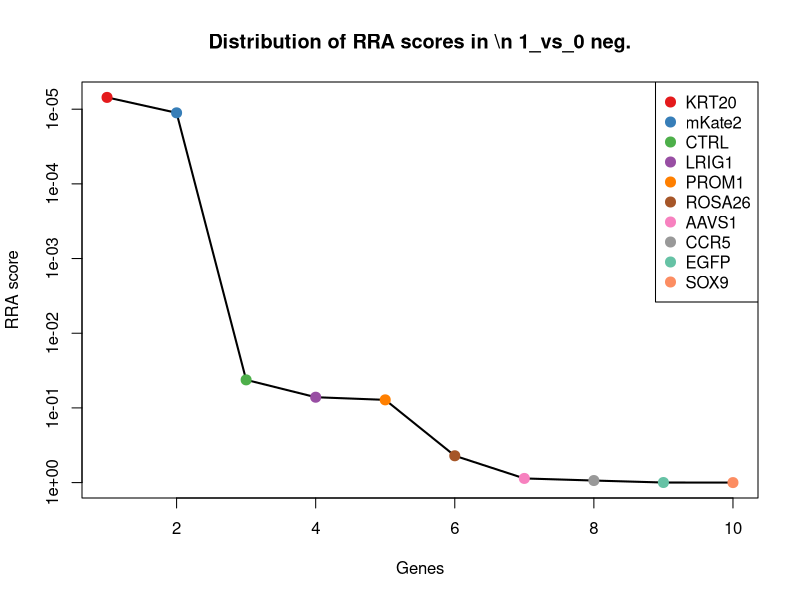
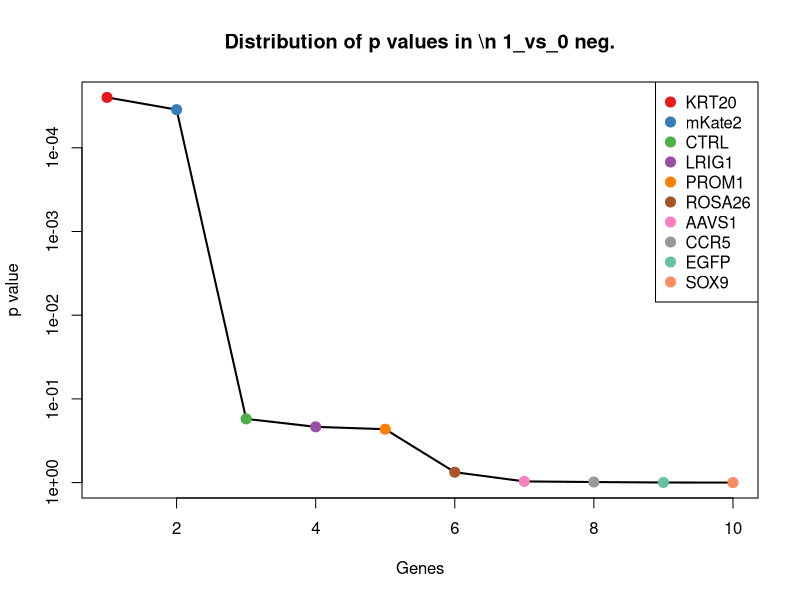
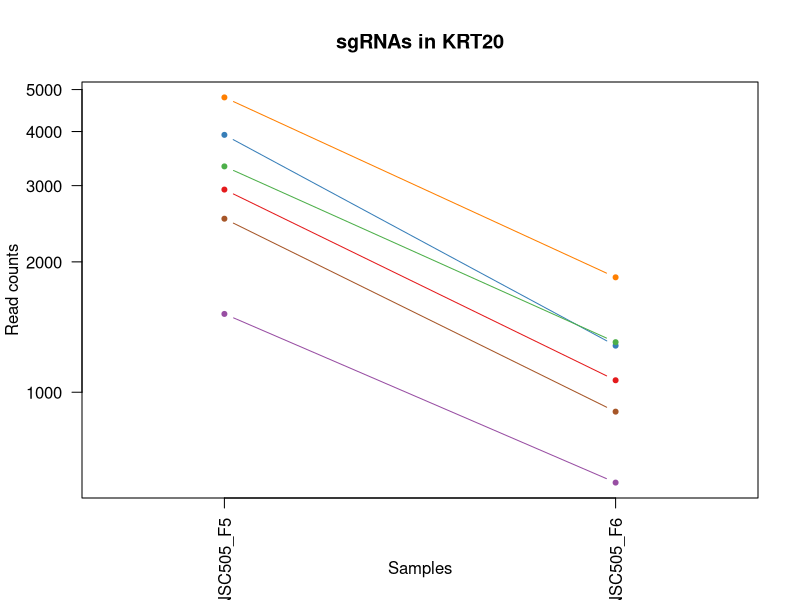
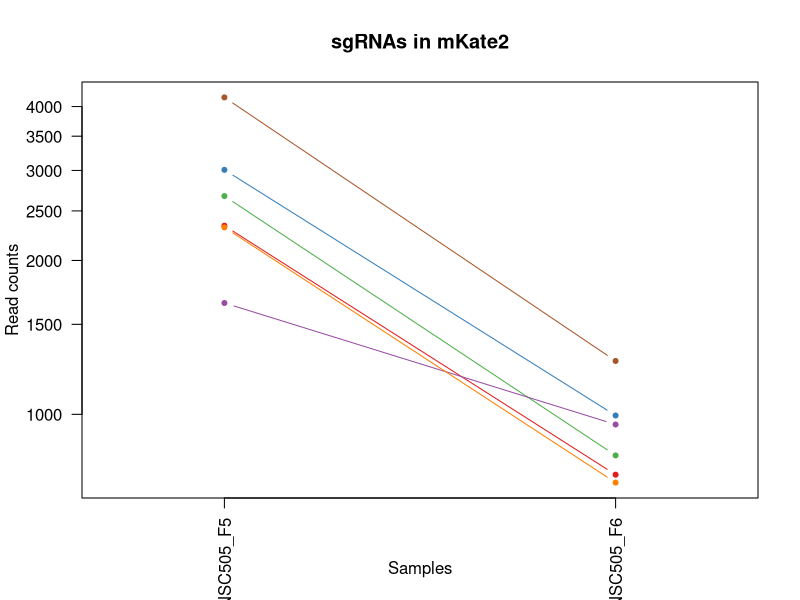
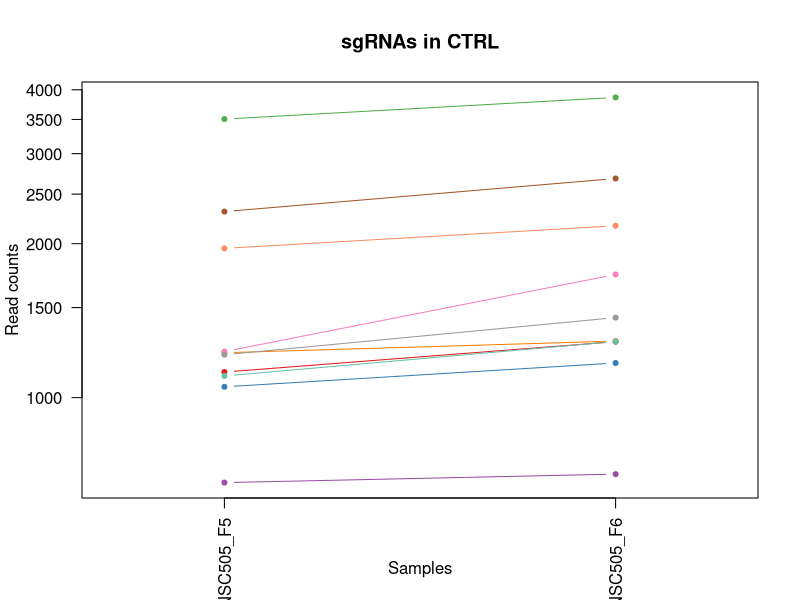
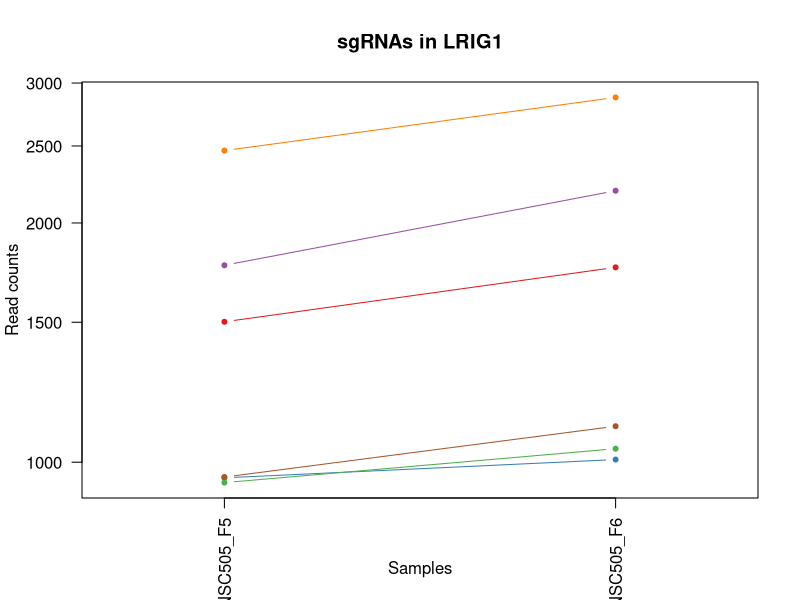
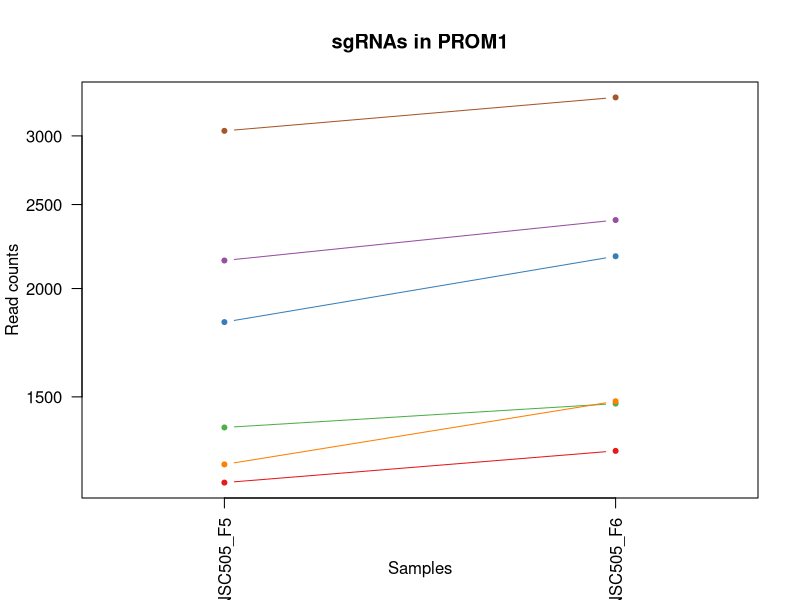
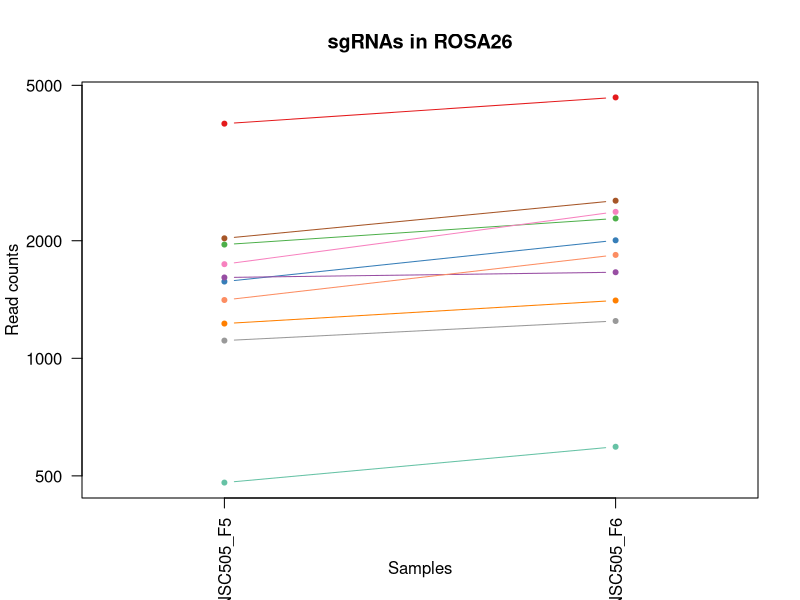

Write the R code that produced these figures, in order. (Note: this script raises an error after producing the figures.)
pdf(file='S5B_c0_t1.pdf',width=4.5,height=4.5);
gstable=read.table('S5B_c0_t1.gene_summary.txt',header=T)
# 
#
# parameters
# Do not modify the variables beginning with "__"

# gstablename='__GENE_SUMMARY_FILE__'
startindex=3
# outputfile='__OUTPUT_FILE__'
targetgenelist=c("KRT20","mKate2","CTRL","LRIG1","PROM1","ROSA26","AAVS1","CCR5","EGFP","SOX9")
# samplelabel=sub('.\\w+.\\w+$','',colnames(gstable)[startindex]);
samplelabel='1_vs_0 neg.'


# You need to write some codes in front of this code:
# gstable=read.table(gstablename,header=T)
# pdf(file=outputfile,width=6,height=6)


# set up color using RColorBrewer
#library(RColorBrewer)
#colors <- brewer.pal(length(targetgenelist), "Set1")

colors=c( "#E41A1C", "#377EB8", "#4DAF4A", "#984EA3", "#FF7F00",  "#A65628", "#F781BF",
          "#999999", "#66C2A5", "#FC8D62", "#8DA0CB", "#E78AC3", "#A6D854", "#FFD92F", "#E5C494", "#B3B3B3", 
          "#8DD3C7", "#FFFFB3", "#BEBADA", "#FB8072", "#80B1D3", "#FDB462", "#B3DE69", "#FCCDE5",
          "#D9D9D9", "#BC80BD", "#CCEBC5", "#FFED6F")

######
# function definition

plotrankedvalues<-function(val, tglist, ...){
  
  plot(val,log='y',ylim=c(max(val),min(val)),type='l',lwd=2, ...)
  if(length(tglist)>0){
    for(i in 1:length(tglist)){
      targetgene=tglist[i];
      tx=which(names(val)==targetgene);ty=val[targetgene];
      points(tx,ty,col=colors[(i %% length(colors)) ],cex=2,pch=20)
      # text(tx+50,ty,targetgene,col=colors[i])
    }
    legend('topright',tglist,pch=20,pt.cex = 2,cex=1,col=colors)
  }
}



plotrandvalues<-function(val,targetgenelist, ...){
  # choose the one with the best distance distribution
  
  mindiffvalue=0;
  randval=val;
  for(i in 1:20){
    randval0=sample(val)
    vindex=sort(which(names(randval0) %in% targetgenelist))
    if(max(vindex)>0.9*length(val)){
      # print('pass...')
      next;
    }
    mindiffind=min(diff(vindex));
    if (mindiffind > mindiffvalue){
      mindiffvalue=mindiffind;
      randval=randval0;
      # print(paste('Diff: ',mindiffvalue))
    }
  }
  plot(randval,log='y',ylim=c(max(randval),min(randval)),pch=20,col='grey', ...)
  
  if(length(targetgenelist)>0){
    for(i in 1:length(targetgenelist)){
      targetgene=targetgenelist[i];
      tx=which(names(randval)==targetgene);ty=randval[targetgene];
      points(tx,ty,col=colors[(i %% length(colors)) ],cex=2,pch=20)
      text(tx+50,ty,targetgene,col=colors[i])
    }
  }
  
}




# set.seed(1235)



pvec=gstable[,startindex]
names(pvec)=gstable[,'id']
pvec=sort(pvec);

plotrankedvalues(pvec,targetgenelist,xlab='Genes',ylab='RRA score',main=paste('Distribution of RRA scores in \\n',samplelabel))

# plotrandvalues(pvec,targetgenelist,xlab='Genes',ylab='RRA score',main=paste('Distribution of RRA scores in \\n',samplelabel))


pvec=gstable[,startindex+1]
names(pvec)=gstable[,'id']
pvec=sort(pvec);

plotrankedvalues(pvec,targetgenelist,xlab='Genes',ylab='p value',main=paste('Distribution of p values in \\n',samplelabel))

# plotrandvalues(pvec,targetgenelist,xlab='Genes',ylab='p value',main=paste('Distribution of p values in \\n',samplelabel))



# you need to write after this code:
# dev.off()






# parameters
# Do not modify the variables beginning with "__"
targetmat=list(c(2936.5987549165634,1064.692720826337),c(3928.604150872718,1280.023832903574),c(3322.0136548906985,1303.9495120232668),c(1515.3813112619403,617.4665649736147),c(4794.692747121414,1841.3570737886782),c(2515.051208069853,900.8938406992085))
targetgene="KRT20"
collabel=c("S37_MNSC505_F5","S38_MNSC505_F6")

# set up color using RColorBrewer
#library(RColorBrewer)
#colors <- brewer.pal(length(targetgenelist), "Set1")

colors=c( "#E41A1C", "#377EB8", "#4DAF4A", "#984EA3", "#FF7F00",  "#A65628", "#F781BF",
          "#999999", "#66C2A5", "#FC8D62", "#8DA0CB", "#E78AC3", "#A6D854", "#FFD92F", "#E5C494", "#B3B3B3", 
          "#8DD3C7", "#FFFFB3", "#BEBADA", "#FB8072", "#80B1D3", "#FDB462", "#B3DE69", "#FCCDE5",
          "#D9D9D9", "#BC80BD", "#CCEBC5", "#FFED6F")


## code

targetmatvec=unlist(targetmat)+1
yrange=range(targetmatvec[targetmatvec>0]);
# yrange[1]=1; # set the minimum value to 1
for(i in 1:length(targetmat)){
  vali=targetmat[[i]]+1;
  if(i==1){
    plot(1:length(vali),vali,type='b',las=1,pch=20,main=paste('sgRNAs in',targetgene),ylab='Read counts',xlab='Samples',xlim=c(0.7,length(vali)+0.3),ylim = yrange,col=colors[(i %% length(colors))],xaxt='n',log='y')
    axis(1,at=1:length(vali),labels=(collabel),las=2)
    # lines(0:100,rep(1,101),col='black');
  }else{
    lines(1:length(vali),vali,type='b',pch=20,col=colors[(i %% length(colors))])
  }
}




# parameters
# Do not modify the variables beginning with "__"
targetmat=list(c(2337.6727597863023,761.0206396917725),c(3006.6741912754974,993.8359018949388),c(2671.6260111843458,830.03702176781),c(1650.057540514266,954.2665095046773),c(2320.153900696569,734.3343052890381),c(4167.298605970336,1270.821648626769))
targetgene="mKate2"
collabel=c("S37_MNSC505_F5","S38_MNSC505_F6")

# set up color using RColorBrewer
#library(RColorBrewer)
#colors <- brewer.pal(length(targetgenelist), "Set1")

colors=c( "#E41A1C", "#377EB8", "#4DAF4A", "#984EA3", "#FF7F00",  "#A65628", "#F781BF",
          "#999999", "#66C2A5", "#FC8D62", "#8DA0CB", "#E78AC3", "#A6D854", "#FFD92F", "#E5C494", "#B3B3B3", 
          "#8DD3C7", "#FFFFB3", "#BEBADA", "#FB8072", "#80B1D3", "#FDB462", "#B3DE69", "#FCCDE5",
          "#D9D9D9", "#BC80BD", "#CCEBC5", "#FFED6F")


## code

targetmatvec=unlist(targetmat)+1
yrange=range(targetmatvec[targetmatvec>0]);
# yrange[1]=1; # set the minimum value to 1
for(i in 1:length(targetmat)){
  vali=targetmat[[i]]+1;
  if(i==1){
    plot(1:length(vali),vali,type='b',las=1,pch=20,main=paste('sgRNAs in',targetgene),ylab='Read counts',xlab='Samples',xlim=c(0.7,length(vali)+0.3),ylim = yrange,col=colors[(i %% length(colors))],xaxt='n',log='y')
    axis(1,at=1:length(vali),labels=(collabel),las=2)
    # lines(0:100,rep(1,101),col='black');
  }else{
    lines(1:length(vali),vali,type='b',pch=20,col=colors[(i %% length(colors))])
  }
}




# parameters
# Do not modify the variables beginning with "__"
targetmat=list(c(1121.2069817429385,1285.545143469657),c(1048.9416879977882,1167.757184726553),c(3504.866746639791,3863.997177830415),c(681.0456471133865,707.6479708863036),c(1223.035350202014,1289.226017180379),c(2310.299542458594,2681.5164982609735),c(1229.604922360664,1740.1330467438233),c(1212.0860632709307,1432.7800918985367),c(1101.4982652669885,1286.4653618973375),c(1957.7325032777092,2167.114397187575))
targetgene="CTRL"
collabel=c("S37_MNSC505_F5","S38_MNSC505_F6")

# set up color using RColorBrewer
#library(RColorBrewer)
#colors <- brewer.pal(length(targetgenelist), "Set1")

colors=c( "#E41A1C", "#377EB8", "#4DAF4A", "#984EA3", "#FF7F00",  "#A65628", "#F781BF",
          "#999999", "#66C2A5", "#FC8D62", "#8DA0CB", "#E78AC3", "#A6D854", "#FFD92F", "#E5C494", "#B3B3B3", 
          "#8DD3C7", "#FFFFB3", "#BEBADA", "#FB8072", "#80B1D3", "#FDB462", "#B3DE69", "#FCCDE5",
          "#D9D9D9", "#BC80BD", "#CCEBC5", "#FFED6F")


## code

targetmatvec=unlist(targetmat)+1
yrange=range(targetmatvec[targetmatvec>0]);
# yrange[1]=1; # set the minimum value to 1
for(i in 1:length(targetmat)){
  vali=targetmat[[i]]+1;
  if(i==1){
    plot(1:length(vali),vali,type='b',las=1,pch=20,main=paste('sgRNAs in',targetgene),ylab='Read counts',xlab='Samples',xlim=c(0.7,length(vali)+0.3),ylim = yrange,col=colors[(i %% length(colors))],xaxt='n',log='y')
    axis(1,at=1:length(vali),labels=(collabel),las=2)
    # lines(0:100,rep(1,101),col='black');
  }else{
    lines(1:length(vali),vali,type='b',pch=20,col=colors[(i %% length(colors))])
  }
}




# parameters
# Do not modify the variables beginning with "__"
targetmat=list(c(1501.147238251532,1757.617196869753),c(954.7778203904711,1006.7189598824658),c(941.638676073171,1038.9266048512832),c(1768.3098393699665,2194.7209500179897),c(2465.7794168799783,2876.6028049292395),c(956.9676777766878,1108.8632053550011))
targetgene="LRIG1"
collabel=c("S37_MNSC505_F5","S38_MNSC505_F6")

# set up color using RColorBrewer
#library(RColorBrewer)
#colors <- brewer.pal(length(targetgenelist), "Set1")

colors=c( "#E41A1C", "#377EB8", "#4DAF4A", "#984EA3", "#FF7F00",  "#A65628", "#F781BF",
          "#999999", "#66C2A5", "#FC8D62", "#8DA0CB", "#E78AC3", "#A6D854", "#FFD92F", "#E5C494", "#B3B3B3", 
          "#8DD3C7", "#FFFFB3", "#BEBADA", "#FB8072", "#80B1D3", "#FDB462", "#B3DE69", "#FCCDE5",
          "#D9D9D9", "#BC80BD", "#CCEBC5", "#FFED6F")


## code

targetmatvec=unlist(targetmat)+1
yrange=range(targetmatvec[targetmatvec>0]);
# yrange[1]=1; # set the minimum value to 1
for(i in 1:length(targetmat)){
  vali=targetmat[[i]]+1;
  if(i==1){
    plot(1:length(vali),vali,type='b',las=1,pch=20,main=paste('sgRNAs in',targetgene),ylab='Read counts',xlab='Samples',xlim=c(0.7,length(vali)+0.3),ylim = yrange,col=colors[(i %% length(colors))],xaxt='n',log='y')
    axis(1,at=1:length(vali),labels=(collabel),las=2)
    # lines(0:100,rep(1,101),col='black');
  }else{
    lines(1:length(vali),vali,type='b',pch=20,col=colors[(i %% length(colors))])
  }
}




# parameters
# Do not modify the variables beginning with "__"
targetmat=list(c(1193.4722754880888,1298.4282014571838),c(1828.530917490925,2178.157018319741),c(1381.800010702723,1472.3494842887983),c(2153.7247393441016,2398.08922253538),c(1252.5984249159392,1481.5516685656032),c(3039.5220520687476,3321.988523926601))
targetgene="PROM1"
collabel=c("S37_MNSC505_F5","S38_MNSC505_F6")

# set up color using RColorBrewer
#library(RColorBrewer)
#colors <- brewer.pal(length(targetgenelist), "Set1")

colors=c( "#E41A1C", "#377EB8", "#4DAF4A", "#984EA3", "#FF7F00",  "#A65628", "#F781BF",
          "#999999", "#66C2A5", "#FC8D62", "#8DA0CB", "#E78AC3", "#A6D854", "#FFD92F", "#E5C494", "#B3B3B3", 
          "#8DD3C7", "#FFFFB3", "#BEBADA", "#FB8072", "#80B1D3", "#FDB462", "#B3DE69", "#FCCDE5",
          "#D9D9D9", "#BC80BD", "#CCEBC5", "#FFED6F")


## code

targetmatvec=unlist(targetmat)+1
yrange=range(targetmatvec[targetmatvec>0]);
# yrange[1]=1; # set the minimum value to 1
for(i in 1:length(targetmat)){
  vali=targetmat[[i]]+1;
  if(i==1){
    plot(1:length(vali),vali,type='b',las=1,pch=20,main=paste('sgRNAs in',targetgene),ylab='Read counts',xlab='Samples',xlim=c(0.7,length(vali)+0.3),ylim = yrange,col=colors[(i %% length(colors))],xaxt='n',log='y')
    axis(1,at=1:length(vali),labels=(collabel),las=2)
    # lines(0:100,rep(1,101),col='black');
  }else{
    lines(1:length(vali),vali,type='b',pch=20,col=colors[(i %% length(colors))])
  }
}




# parameters
# Do not modify the variables beginning with "__"
targetmat=list(c(3987.7303003005686,4655.385025635644),c(1571.2226746104657,2004.2357354881265),c(1954.447717198384,2279.3810453645956),c(1609.5451788692574,1660.07404353562),c(1226.320136281339,1405.1735390681217),c(2027.8079396366427,2531.5208945490526),c(1740.936622042258,2370.4826697049652),c(1109.1627661187467,1245.0555326517149),c(479.5787675814522,592.6206674262413),c(1409.1732280304316,1838.5964185056368))
targetgene="ROSA26"
collabel=c("S37_MNSC505_F5","S38_MNSC505_F6")

# set up color using RColorBrewer
#library(RColorBrewer)
#colors <- brewer.pal(length(targetgenelist), "Set1")

colors=c( "#E41A1C", "#377EB8", "#4DAF4A", "#984EA3", "#FF7F00",  "#A65628", "#F781BF",
          "#999999", "#66C2A5", "#FC8D62", "#8DA0CB", "#E78AC3", "#A6D854", "#FFD92F", "#E5C494", "#B3B3B3", 
          "#8DD3C7", "#FFFFB3", "#BEBADA", "#FB8072", "#80B1D3", "#FDB462", "#B3DE69", "#FCCDE5",
          "#D9D9D9", "#BC80BD", "#CCEBC5", "#FFED6F")


## code

targetmatvec=unlist(targetmat)+1
yrange=range(targetmatvec[targetmatvec>0]);
# yrange[1]=1; # set the minimum value to 1
for(i in 1:length(targetmat)){
  vali=targetmat[[i]]+1;
  if(i==1){
    plot(1:length(vali),vali,type='b',las=1,pch=20,main=paste('sgRNAs in',targetgene),ylab='Read counts',xlab='Samples',xlim=c(0.7,length(vali)+0.3),ylim = yrange,col=colors[(i %% length(colors))],xaxt='n',log='y')
    axis(1,at=1:length(vali),labels=(collabel),las=2)
    # lines(0:100,rep(1,101),col='black');
  }else{
    lines(1:length(vali),vali,type='b',pch=20,col=colors[(i %% length(colors))])
  }
}




# parameters
# Do not modify the variables beginning with "__"
targetmat=list(c(1535.0900277378905,2000.5548617774045),c(1265.7375692332391,1619.584432717678),c(1177.0483450914637,1500.8762555468936),c(665.7166454098698,790.4676293775485),c(1162.8142720810554,1396.8915732189973),c(520.0911292264608,540.1682170484528),c(910.9806726661376,1163.1560925881506),c(1796.7779853907832,2370.4826697049652),c(567.1730630301192,654.2753020808348),c(629.5839985372946,777.5845713900216))
targetgene="AAVS1"
collabel=c("S37_MNSC505_F5","S38_MNSC505_F6")

# set up color using RColorBrewer
#library(RColorBrewer)
#colors <- brewer.pal(length(targetgenelist), "Set1")

colors=c( "#E41A1C", "#377EB8", "#4DAF4A", "#984EA3", "#FF7F00",  "#A65628", "#F781BF",
          "#999999", "#66C2A5", "#FC8D62", "#8DA0CB", "#E78AC3", "#A6D854", "#FFD92F", "#E5C494", "#B3B3B3", 
          "#8DD3C7", "#FFFFB3", "#BEBADA", "#FB8072", "#80B1D3", "#FDB462", "#B3DE69", "#FCCDE5",
          "#D9D9D9", "#BC80BD", "#CCEBC5", "#FFED6F")


## code

targetmatvec=unlist(targetmat)+1
yrange=range(targetmatvec[targetmatvec>0]);
# yrange[1]=1; # set the minimum value to 1
for(i in 1:length(targetmat)){
  vali=targetmat[[i]]+1;
  if(i==1){
    plot(1:length(vali),vali,type='b',las=1,pch=20,main=paste('sgRNAs in',targetgene),ylab='Read counts',xlab='Samples',xlim=c(0.7,length(vali)+0.3),ylim = yrange,col=colors[(i %% length(colors))],xaxt='n',log='y')
    axis(1,at=1:length(vali),labels=(collabel),las=2)
    # lines(0:100,rep(1,101),col='black');
  }else{
    lines(1:length(vali),vali,type='b',pch=20,col=colors[(i %% length(colors))])
  }
}




# parameters
# Do not modify the variables beginning with "__"
targetmat=list(c(863.898738862479,1133.7091029023745),c(1616.1147510279075,1901.1712715879107),c(855.1393093176123,1026.9637652914369),c(664.6217167167614,888.0107827116814),c(958.0626064697962,1124.5069186255696),c(1237.2694232124225,1522.041279383545),c(1874.5179226014754,2430.2968675041975),c(1178.143273784572,1482.4718869932838),c(720.4630800652867,970.8304412029263),c(1295.3006439471644,1379.4074230930678))
targetgene="CCR5"
collabel=c("S37_MNSC505_F5","S38_MNSC505_F6")

# set up color using RColorBrewer
#library(RColorBrewer)
#colors <- brewer.pal(length(targetgenelist), "Set1")

colors=c( "#E41A1C", "#377EB8", "#4DAF4A", "#984EA3", "#FF7F00",  "#A65628", "#F781BF",
          "#999999", "#66C2A5", "#FC8D62", "#8DA0CB", "#E78AC3", "#A6D854", "#FFD92F", "#E5C494", "#B3B3B3", 
          "#8DD3C7", "#FFFFB3", "#BEBADA", "#FB8072", "#80B1D3", "#FDB462", "#B3DE69", "#FCCDE5",
          "#D9D9D9", "#BC80BD", "#CCEBC5", "#FFED6F")


## code

targetmatvec=unlist(targetmat)+1
yrange=range(targetmatvec[targetmatvec>0]);
# yrange[1]=1; # set the minimum value to 1
for(i in 1:length(targetmat)){
  vali=targetmat[[i]]+1;
  if(i==1){
    plot(1:length(vali),vali,type='b',las=1,pch=20,main=paste('sgRNAs in',targetgene),ylab='Read counts',xlab='Samples',xlim=c(0.7,length(vali)+0.3),ylim = yrange,col=colors[(i %% length(colors))],xaxt='n',log='y')
    axis(1,at=1:length(vali),labels=(collabel),las=2)
    # lines(0:100,rep(1,101),col='black');
  }else{
    lines(1:length(vali),vali,type='b',pch=20,col=colors[(i %% length(colors))])
  }
}




# parameters
# Do not modify the variables beginning with "__"
targetmat=list(c(1414.6478714959733,1752.0958863036699),c(1677.4307578419744,2142.2684996402013),c(790.5385164242203,1203.6457034060925),c(874.8480257935623,1149.352816172943),c(1573.4125319966822,1978.4696195130725),c(1677.4307578419744,2240.731871402015))
targetgene="EGFP"
collabel=c("S37_MNSC505_F5","S38_MNSC505_F6")

# set up color using RColorBrewer
#library(RColorBrewer)
#colors <- brewer.pal(length(targetgenelist), "Set1")

colors=c( "#E41A1C", "#377EB8", "#4DAF4A", "#984EA3", "#FF7F00",  "#A65628", "#F781BF",
          "#999999", "#66C2A5", "#FC8D62", "#8DA0CB", "#E78AC3", "#A6D854", "#FFD92F", "#E5C494", "#B3B3B3", 
          "#8DD3C7", "#FFFFB3", "#BEBADA", "#FB8072", "#80B1D3", "#FDB462", "#B3DE69", "#FCCDE5",
          "#D9D9D9", "#BC80BD", "#CCEBC5", "#FFED6F")


## code

targetmatvec=unlist(targetmat)+1
yrange=range(targetmatvec[targetmatvec>0]);
# yrange[1]=1; # set the minimum value to 1
for(i in 1:length(targetmat)){
  vali=targetmat[[i]]+1;
  if(i==1){
    plot(1:length(vali),vali,type='b',las=1,pch=20,main=paste('sgRNAs in',targetgene),ylab='Read counts',xlab='Samples',xlim=c(0.7,length(vali)+0.3),ylim = yrange,col=colors[(i %% length(colors))],xaxt='n',log='y')
    axis(1,at=1:length(vali),labels=(collabel),las=2)
    # lines(0:100,rep(1,101),col='black');
  }else{
    lines(1:length(vali),vali,type='b',pch=20,col=colors[(i %% length(colors))])
  }
}




# parameters
# Do not modify the variables beginning with "__"
targetmat=list(c(1094.9286931083384,2269.25864266011),c(794.9182311966537,1907.6128005816743),c(753.3109408585368,1382.1680783761094),c(614.2549968337778,1224.810727242744),c(982.1510377181795,2420.174464799712),c(1911.7454981671588,3529.0376701547134))
targetgene="SOX9"
collabel=c("S37_MNSC505_F5","S38_MNSC505_F6")

# set up color using RColorBrewer
#library(RColorBrewer)
#colors <- brewer.pal(length(targetgenelist), "Set1")

colors=c( "#E41A1C", "#377EB8", "#4DAF4A", "#984EA3", "#FF7F00",  "#A65628", "#F781BF",
          "#999999", "#66C2A5", "#FC8D62", "#8DA0CB", "#E78AC3", "#A6D854", "#FFD92F", "#E5C494", "#B3B3B3", 
          "#8DD3C7", "#FFFFB3", "#BEBADA", "#FB8072", "#80B1D3", "#FDB462", "#B3DE69", "#FCCDE5",
          "#D9D9D9", "#BC80BD", "#CCEBC5", "#FFED6F")


## code

targetmatvec=unlist(targetmat)+1
yrange=range(targetmatvec[targetmatvec>0]);
# yrange[1]=1; # set the minimum value to 1
for(i in 1:length(targetmat)){
  vali=targetmat[[i]]+1;
  if(i==1){
    plot(1:length(vali),vali,type='b',las=1,pch=20,main=paste('sgRNAs in',targetgene),ylab='Read counts',xlab='Samples',xlim=c(0.7,length(vali)+0.3),ylim = yrange,col=colors[(i %% length(colors))],xaxt='n',log='y')
    axis(1,at=1:length(vali),labels=(collabel),las=2)
    # lines(0:100,rep(1,101),col='black');
  }else{
    lines(1:length(vali),vali,type='b',pch=20,col=colors[(i %% length(colors))])
  }
}



# 
#
# parameters
# Do not modify the variables beginning with "__"

# gstablename='__GENE_SUMMARY_FILE__'
startindex=9
# outputfile='__OUTPUT_FILE__'
targetgenelist=c("SOX9","EGFP","CTRL","CCR5","ROSA26","AAVS1","LRIG1","PROM1","mKate2","KRT20")
# samplelabel=sub('.\\w+.\\w+$','',colnames(gstable)[startindex]);
samplelabel='1_vs_0 pos.'


# You need to write some codes in front of this code:
# gstable=read.table(gstablename,header=T)
# pdf(file=outputfile,width=6,height=6)


# set up color using RColorBrewer
#library(RColorBrewer)
#colors <- brewer.pal(length(targetgenelist), "Set1")

colors=c( "#E41A1C", "#377EB8", "#4DAF4A", "#984EA3", "#FF7F00",  "#A65628", "#F781BF",
          "#999999", "#66C2A5", "#FC8D62", "#8DA0CB", "#E78AC3", "#A6D854", "#FFD92F", "#E5C494", "#B3B3B3", 
          "#8DD3C7", "#FFFFB3", "#BEBADA", "#FB8072", "#80B1D3", "#FDB462", "#B3DE69", "#FCCDE5",
          "#D9D9D9", "#BC80BD", "#CCEBC5", "#FFED6F")

######
# function definition

plotrankedvalues<-function(val, tglist, ...){
  
  plot(val,log='y',ylim=c(max(val),min(val)),type='l',lwd=2, ...)
  if(length(tglist)>0){
    for(i in 1:length(tglist)){
      targetgene=tglist[i];
      tx=which(names(val)==targetgene);ty=val[targetgene];
      points(tx,ty,col=colors[(i %% length(colors)) ],cex=2,pch=20)
      # text(tx+50,ty,targetgene,col=colors[i])
    }
    legend('topright',tglist,pch=20,pt.cex = 2,cex=1,col=colors)
  }
}



plotrandvalues<-function(val,targetgenelist, ...){
  # choose the one with the best distance distribution
  
  mindiffvalue=0;
  randval=val;
  for(i in 1:20){
    randval0=sample(val)
    vindex=sort(which(names(randval0) %in% targetgenelist))
    if(max(vindex)>0.9*length(val)){
      # print('pass...')
      next;
    }
    mindiffind=min(diff(vindex));
    if (mindiffind > mindiffvalue){
      mindiffvalue=mindiffind;
      randval=randval0;
      # print(paste('Diff: ',mindiffvalue))
    }
  }
  plot(randval,log='y',ylim=c(max(randval),min(randval)),pch=20,col='grey', ...)
  
  if(length(targetgenelist)>0){
    for(i in 1:length(targetgenelist)){
      targetgene=targetgenelist[i];
      tx=which(names(randval)==targetgene);ty=randval[targetgene];
      points(tx,ty,col=colors[(i %% length(colors)) ],cex=2,pch=20)
      text(tx+50,ty,targetgene,col=colors[i])
    }
  }
  
}




# set.seed(1235)



pvec=gstable[,startindex]
names(pvec)=gstable[,'id']
pvec=sort(pvec);

plotrankedvalues(pvec,targetgenelist,xlab='Genes',ylab='RRA score',main=paste('Distribution of RRA scores in \\n',samplelabel))

# plotrandvalues(pvec,targetgenelist,xlab='Genes',ylab='RRA score',main=paste('Distribution of RRA scores in \\n',samplelabel))


pvec=gstable[,startindex+1]
names(pvec)=gstable[,'id']
pvec=sort(pvec);

plotrankedvalues(pvec,targetgenelist,xlab='Genes',ylab='p value',main=paste('Distribution of p values in \\n',samplelabel))

# plotrandvalues(pvec,targetgenelist,xlab='Genes',ylab='p value',main=paste('Distribution of p values in \\n',samplelabel))



# you need to write after this code:
# dev.off()






# parameters
# Do not modify the variables beginning with "__"
targetmat=list(c(1094.9286931083384,2269.25864266011),c(794.9182311966537,1907.6128005816743),c(753.3109408585368,1382.1680783761094),c(614.2549968337778,1224.810727242744),c(982.1510377181795,2420.174464799712),c(1911.7454981671588,3529.0376701547134))
targetgene="SOX9"
collabel=c("S37_MNSC505_F5","S38_MNSC505_F6")

# set up color using RColorBrewer
#library(RColorBrewer)
#colors <- brewer.pal(length(targetgenelist), "Set1")

colors=c( "#E41A1C", "#377EB8", "#4DAF4A", "#984EA3", "#FF7F00",  "#A65628", "#F781BF",
          "#999999", "#66C2A5", "#FC8D62", "#8DA0CB", "#E78AC3", "#A6D854", "#FFD92F", "#E5C494", "#B3B3B3", 
          "#8DD3C7", "#FFFFB3", "#BEBADA", "#FB8072", "#80B1D3", "#FDB462", "#B3DE69", "#FCCDE5",
          "#D9D9D9", "#BC80BD", "#CCEBC5", "#FFED6F")


## code

targetmatvec=unlist(targetmat)+1
yrange=range(targetmatvec[targetmatvec>0]);
# yrange[1]=1; # set the minimum value to 1
for(i in 1:length(targetmat)){
  vali=targetmat[[i]]+1;
  if(i==1){
    plot(1:length(vali),vali,type='b',las=1,pch=20,main=paste('sgRNAs in',targetgene),ylab='Read counts',xlab='Samples',xlim=c(0.7,length(vali)+0.3),ylim = yrange,col=colors[(i %% length(colors))],xaxt='n',log='y')
    axis(1,at=1:length(vali),labels=(collabel),las=2)
    # lines(0:100,rep(1,101),col='black');
  }else{
    lines(1:length(vali),vali,type='b',pch=20,col=colors[(i %% length(colors))])
  }
}




# parameters
# Do not modify the variables beginning with "__"
targetmat=list(c(1414.6478714959733,1752.0958863036699),c(1677.4307578419744,2142.2684996402013),c(790.5385164242203,1203.6457034060925),c(874.8480257935623,1149.352816172943),c(1573.4125319966822,1978.4696195130725),c(1677.4307578419744,2240.731871402015))
targetgene="EGFP"
collabel=c("S37_MNSC505_F5","S38_MNSC505_F6")

# set up color using RColorBrewer
#library(RColorBrewer)
#colors <- brewer.pal(length(targetgenelist), "Set1")

colors=c( "#E41A1C", "#377EB8", "#4DAF4A", "#984EA3", "#FF7F00",  "#A65628", "#F781BF",
          "#999999", "#66C2A5", "#FC8D62", "#8DA0CB", "#E78AC3", "#A6D854", "#FFD92F", "#E5C494", "#B3B3B3", 
          "#8DD3C7", "#FFFFB3", "#BEBADA", "#FB8072", "#80B1D3", "#FDB462", "#B3DE69", "#FCCDE5",
          "#D9D9D9", "#BC80BD", "#CCEBC5", "#FFED6F")


## code

targetmatvec=unlist(targetmat)+1
yrange=range(targetmatvec[targetmatvec>0]);
# yrange[1]=1; # set the minimum value to 1
for(i in 1:length(targetmat)){
  vali=targetmat[[i]]+1;
  if(i==1){
    plot(1:length(vali),vali,type='b',las=1,pch=20,main=paste('sgRNAs in',targetgene),ylab='Read counts',xlab='Samples',xlim=c(0.7,length(vali)+0.3),ylim = yrange,col=colors[(i %% length(colors))],xaxt='n',log='y')
    axis(1,at=1:length(vali),labels=(collabel),las=2)
    # lines(0:100,rep(1,101),col='black');
  }else{
    lines(1:length(vali),vali,type='b',pch=20,col=colors[(i %% length(colors))])
  }
}




# parameters
# Do not modify the variables beginning with "__"
targetmat=list(c(1121.2069817429385,1285.545143469657),c(1048.9416879977882,1167.757184726553),c(3504.866746639791,3863.997177830415),c(681.0456471133865,707.6479708863036),c(1223.035350202014,1289.226017180379),c(2310.299542458594,2681.5164982609735),c(1229.604922360664,1740.1330467438233),c(1212.0860632709307,1432.7800918985367),c(1101.4982652669885,1286.4653618973375),c(1957.7325032777092,2167.114397187575))
targetgene="CTRL"
collabel=c("S37_MNSC505_F5","S38_MNSC505_F6")

# set up color using RColorBrewer
#library(RColorBrewer)
#colors <- brewer.pal(length(targetgenelist), "Set1")

colors=c( "#E41A1C", "#377EB8", "#4DAF4A", "#984EA3", "#FF7F00",  "#A65628", "#F781BF",
          "#999999", "#66C2A5", "#FC8D62", "#8DA0CB", "#E78AC3", "#A6D854", "#FFD92F", "#E5C494", "#B3B3B3", 
          "#8DD3C7", "#FFFFB3", "#BEBADA", "#FB8072", "#80B1D3", "#FDB462", "#B3DE69", "#FCCDE5",
          "#D9D9D9", "#BC80BD", "#CCEBC5", "#FFED6F")


## code

targetmatvec=unlist(targetmat)+1
yrange=range(targetmatvec[targetmatvec>0]);
# yrange[1]=1; # set the minimum value to 1
for(i in 1:length(targetmat)){
  vali=targetmat[[i]]+1;
  if(i==1){
    plot(1:length(vali),vali,type='b',las=1,pch=20,main=paste('sgRNAs in',targetgene),ylab='Read counts',xlab='Samples',xlim=c(0.7,length(vali)+0.3),ylim = yrange,col=colors[(i %% length(colors))],xaxt='n',log='y')
    axis(1,at=1:length(vali),labels=(collabel),las=2)
    # lines(0:100,rep(1,101),col='black');
  }else{
    lines(1:length(vali),vali,type='b',pch=20,col=colors[(i %% length(colors))])
  }
}




# parameters
# Do not modify the variables beginning with "__"
targetmat=list(c(863.898738862479,1133.7091029023745),c(1616.1147510279075,1901.1712715879107),c(855.1393093176123,1026.9637652914369),c(664.6217167167614,888.0107827116814),c(958.0626064697962,1124.5069186255696),c(1237.2694232124225,1522.041279383545),c(1874.5179226014754,2430.2968675041975),c(1178.143273784572,1482.4718869932838),c(720.4630800652867,970.8304412029263),c(1295.3006439471644,1379.4074230930678))
targetgene="CCR5"
collabel=c("S37_MNSC505_F5","S38_MNSC505_F6")

# set up color using RColorBrewer
#library(RColorBrewer)
#colors <- brewer.pal(length(targetgenelist), "Set1")

colors=c( "#E41A1C", "#377EB8", "#4DAF4A", "#984EA3", "#FF7F00",  "#A65628", "#F781BF",
          "#999999", "#66C2A5", "#FC8D62", "#8DA0CB", "#E78AC3", "#A6D854", "#FFD92F", "#E5C494", "#B3B3B3", 
          "#8DD3C7", "#FFFFB3", "#BEBADA", "#FB8072", "#80B1D3", "#FDB462", "#B3DE69", "#FCCDE5",
          "#D9D9D9", "#BC80BD", "#CCEBC5", "#FFED6F")


## code

targetmatvec=unlist(targetmat)+1
yrange=range(targetmatvec[targetmatvec>0]);
# yrange[1]=1; # set the minimum value to 1
for(i in 1:length(targetmat)){
  vali=targetmat[[i]]+1;
  if(i==1){
    plot(1:length(vali),vali,type='b',las=1,pch=20,main=paste('sgRNAs in',targetgene),ylab='Read counts',xlab='Samples',xlim=c(0.7,length(vali)+0.3),ylim = yrange,col=colors[(i %% length(colors))],xaxt='n',log='y')
    axis(1,at=1:length(vali),labels=(collabel),las=2)
    # lines(0:100,rep(1,101),col='black');
  }else{
    lines(1:length(vali),vali,type='b',pch=20,col=colors[(i %% length(colors))])
  }
}




# parameters
# Do not modify the variables beginning with "__"
targetmat=list(c(3987.7303003005686,4655.385025635644),c(1571.2226746104657,2004.2357354881265),c(1954.447717198384,2279.3810453645956),c(1609.5451788692574,1660.07404353562),c(1226.320136281339,1405.1735390681217),c(2027.8079396366427,2531.5208945490526),c(1740.936622042258,2370.4826697049652),c(1109.1627661187467,1245.0555326517149),c(479.5787675814522,592.6206674262413),c(1409.1732280304316,1838.5964185056368))
targetgene="ROSA26"
collabel=c("S37_MNSC505_F5","S38_MNSC505_F6")

# set up color using RColorBrewer
#library(RColorBrewer)
#colors <- brewer.pal(length(targetgenelist), "Set1")

colors=c( "#E41A1C", "#377EB8", "#4DAF4A", "#984EA3", "#FF7F00",  "#A65628", "#F781BF",
          "#999999", "#66C2A5", "#FC8D62", "#8DA0CB", "#E78AC3", "#A6D854", "#FFD92F", "#E5C494", "#B3B3B3", 
          "#8DD3C7", "#FFFFB3", "#BEBADA", "#FB8072", "#80B1D3", "#FDB462", "#B3DE69", "#FCCDE5",
          "#D9D9D9", "#BC80BD", "#CCEBC5", "#FFED6F")


## code

targetmatvec=unlist(targetmat)+1
yrange=range(targetmatvec[targetmatvec>0]);
# yrange[1]=1; # set the minimum value to 1
for(i in 1:length(targetmat)){
  vali=targetmat[[i]]+1;
  if(i==1){
    plot(1:length(vali),vali,type='b',las=1,pch=20,main=paste('sgRNAs in',targetgene),ylab='Read counts',xlab='Samples',xlim=c(0.7,length(vali)+0.3),ylim = yrange,col=colors[(i %% length(colors))],xaxt='n',log='y')
    axis(1,at=1:length(vali),labels=(collabel),las=2)
    # lines(0:100,rep(1,101),col='black');
  }else{
    lines(1:length(vali),vali,type='b',pch=20,col=colors[(i %% length(colors))])
  }
}




# parameters
# Do not modify the variables beginning with "__"
targetmat=list(c(1535.0900277378905,2000.5548617774045),c(1265.7375692332391,1619.584432717678),c(1177.0483450914637,1500.8762555468936),c(665.7166454098698,790.4676293775485),c(1162.8142720810554,1396.8915732189973),c(520.0911292264608,540.1682170484528),c(910.9806726661376,1163.1560925881506),c(1796.7779853907832,2370.4826697049652),c(567.1730630301192,654.2753020808348),c(629.5839985372946,777.5845713900216))
targetgene="AAVS1"
collabel=c("S37_MNSC505_F5","S38_MNSC505_F6")

# set up color using RColorBrewer
#library(RColorBrewer)
#colors <- brewer.pal(length(targetgenelist), "Set1")

colors=c( "#E41A1C", "#377EB8", "#4DAF4A", "#984EA3", "#FF7F00",  "#A65628", "#F781BF",
          "#999999", "#66C2A5", "#FC8D62", "#8DA0CB", "#E78AC3", "#A6D854", "#FFD92F", "#E5C494", "#B3B3B3", 
          "#8DD3C7", "#FFFFB3", "#BEBADA", "#FB8072", "#80B1D3", "#FDB462", "#B3DE69", "#FCCDE5",
          "#D9D9D9", "#BC80BD", "#CCEBC5", "#FFED6F")


## code

targetmatvec=unlist(targetmat)+1
yrange=range(targetmatvec[targetmatvec>0]);
# yrange[1]=1; # set the minimum value to 1
for(i in 1:length(targetmat)){
  vali=targetmat[[i]]+1;
  if(i==1){
    plot(1:length(vali),vali,type='b',las=1,pch=20,main=paste('sgRNAs in',targetgene),ylab='Read counts',xlab='Samples',xlim=c(0.7,length(vali)+0.3),ylim = yrange,col=colors[(i %% length(colors))],xaxt='n',log='y')
    axis(1,at=1:length(vali),labels=(collabel),las=2)
    # lines(0:100,rep(1,101),col='black');
  }else{
    lines(1:length(vali),vali,type='b',pch=20,col=colors[(i %% length(colors))])
  }
}




# parameters
# Do not modify the variables beginning with "__"
targetmat=list(c(1501.147238251532,1757.617196869753),c(954.7778203904711,1006.7189598824658),c(941.638676073171,1038.9266048512832),c(1768.3098393699665,2194.7209500179897),c(2465.7794168799783,2876.6028049292395),c(956.9676777766878,1108.8632053550011))
targetgene="LRIG1"
collabel=c("S37_MNSC505_F5","S38_MNSC505_F6")

# set up color using RColorBrewer
#library(RColorBrewer)
#colors <- brewer.pal(length(targetgenelist), "Set1")

colors=c( "#E41A1C", "#377EB8", "#4DAF4A", "#984EA3", "#FF7F00",  "#A65628", "#F781BF",
          "#999999", "#66C2A5", "#FC8D62", "#8DA0CB", "#E78AC3", "#A6D854", "#FFD92F", "#E5C494", "#B3B3B3", 
          "#8DD3C7", "#FFFFB3", "#BEBADA", "#FB8072", "#80B1D3", "#FDB462", "#B3DE69", "#FCCDE5",
          "#D9D9D9", "#BC80BD", "#CCEBC5", "#FFED6F")


## code

targetmatvec=unlist(targetmat)+1
yrange=range(targetmatvec[targetmatvec>0]);
# yrange[1]=1; # set the minimum value to 1
for(i in 1:length(targetmat)){
  vali=targetmat[[i]]+1;
  if(i==1){
    plot(1:length(vali),vali,type='b',las=1,pch=20,main=paste('sgRNAs in',targetgene),ylab='Read counts',xlab='Samples',xlim=c(0.7,length(vali)+0.3),ylim = yrange,col=colors[(i %% length(colors))],xaxt='n',log='y')
    axis(1,at=1:length(vali),labels=(collabel),las=2)
    # lines(0:100,rep(1,101),col='black');
  }else{
    lines(1:length(vali),vali,type='b',pch=20,col=colors[(i %% length(colors))])
  }
}




# parameters
# Do not modify the variables beginning with "__"
targetmat=list(c(1193.4722754880888,1298.4282014571838),c(1828.530917490925,2178.157018319741),c(1381.800010702723,1472.3494842887983),c(2153.7247393441016,2398.08922253538),c(1252.5984249159392,1481.5516685656032),c(3039.5220520687476,3321.988523926601))
targetgene="PROM1"
collabel=c("S37_MNSC505_F5","S38_MNSC505_F6")

# set up color using RColorBrewer
#library(RColorBrewer)
#colors <- brewer.pal(length(targetgenelist), "Set1")

colors=c( "#E41A1C", "#377EB8", "#4DAF4A", "#984EA3", "#FF7F00",  "#A65628", "#F781BF",
          "#999999", "#66C2A5", "#FC8D62", "#8DA0CB", "#E78AC3", "#A6D854", "#FFD92F", "#E5C494", "#B3B3B3", 
          "#8DD3C7", "#FFFFB3", "#BEBADA", "#FB8072", "#80B1D3", "#FDB462", "#B3DE69", "#FCCDE5",
          "#D9D9D9", "#BC80BD", "#CCEBC5", "#FFED6F")


## code

targetmatvec=unlist(targetmat)+1
yrange=range(targetmatvec[targetmatvec>0]);
# yrange[1]=1; # set the minimum value to 1
for(i in 1:length(targetmat)){
  vali=targetmat[[i]]+1;
  if(i==1){
    plot(1:length(vali),vali,type='b',las=1,pch=20,main=paste('sgRNAs in',targetgene),ylab='Read counts',xlab='Samples',xlim=c(0.7,length(vali)+0.3),ylim = yrange,col=colors[(i %% length(colors))],xaxt='n',log='y')
    axis(1,at=1:length(vali),labels=(collabel),las=2)
    # lines(0:100,rep(1,101),col='black');
  }else{
    lines(1:length(vali),vali,type='b',pch=20,col=colors[(i %% length(colors))])
  }
}




# parameters
# Do not modify the variables beginning with "__"
targetmat=list(c(2337.6727597863023,761.0206396917725),c(3006.6741912754974,993.8359018949388),c(2671.6260111843458,830.03702176781),c(1650.057540514266,954.2665095046773),c(2320.153900696569,734.3343052890381),c(4167.298605970336,1270.821648626769))
targetgene="mKate2"
collabel=c("S37_MNSC505_F5","S38_MNSC505_F6")

# set up color using RColorBrewer
#library(RColorBrewer)
#colors <- brewer.pal(length(targetgenelist), "Set1")

colors=c( "#E41A1C", "#377EB8", "#4DAF4A", "#984EA3", "#FF7F00",  "#A65628", "#F781BF",
          "#999999", "#66C2A5", "#FC8D62", "#8DA0CB", "#E78AC3", "#A6D854", "#FFD92F", "#E5C494", "#B3B3B3", 
          "#8DD3C7", "#FFFFB3", "#BEBADA", "#FB8072", "#80B1D3", "#FDB462", "#B3DE69", "#FCCDE5",
          "#D9D9D9", "#BC80BD", "#CCEBC5", "#FFED6F")


## code

targetmatvec=unlist(targetmat)+1
yrange=range(targetmatvec[targetmatvec>0]);
# yrange[1]=1; # set the minimum value to 1
for(i in 1:length(targetmat)){
  vali=targetmat[[i]]+1;
  if(i==1){
    plot(1:length(vali),vali,type='b',las=1,pch=20,main=paste('sgRNAs in',targetgene),ylab='Read counts',xlab='Samples',xlim=c(0.7,length(vali)+0.3),ylim = yrange,col=colors[(i %% length(colors))],xaxt='n',log='y')
    axis(1,at=1:length(vali),labels=(collabel),las=2)
    # lines(0:100,rep(1,101),col='black');
  }else{
    lines(1:length(vali),vali,type='b',pch=20,col=colors[(i %% length(colors))])
  }
}




# parameters
# Do not modify the variables beginning with "__"
targetmat=list(c(2936.5987549165634,1064.692720826337),c(3928.604150872718,1280.023832903574),c(3322.0136548906985,1303.9495120232668),c(1515.3813112619403,617.4665649736147),c(4794.692747121414,1841.3570737886782),c(2515.051208069853,900.8938406992085))
targetgene="KRT20"
collabel=c("S37_MNSC505_F5","S38_MNSC505_F6")

# set up color using RColorBrewer
#library(RColorBrewer)
#colors <- brewer.pal(length(targetgenelist), "Set1")

colors=c( "#E41A1C", "#377EB8", "#4DAF4A", "#984EA3", "#FF7F00",  "#A65628", "#F781BF",
          "#999999", "#66C2A5", "#FC8D62", "#8DA0CB", "#E78AC3", "#A6D854", "#FFD92F", "#E5C494", "#B3B3B3", 
          "#8DD3C7", "#FFFFB3", "#BEBADA", "#FB8072", "#80B1D3", "#FDB462", "#B3DE69", "#FCCDE5",
          "#D9D9D9", "#BC80BD", "#CCEBC5", "#FFED6F")


## code

targetmatvec=unlist(targetmat)+1
yrange=range(targetmatvec[targetmatvec>0]);
# yrange[1]=1; # set the minimum value to 1
for(i in 1:length(targetmat)){
  vali=targetmat[[i]]+1;
  if(i==1){
    plot(1:length(vali),vali,type='b',las=1,pch=20,main=paste('sgRNAs in',targetgene),ylab='Read counts',xlab='Samples',xlim=c(0.7,length(vali)+0.3),ylim = yrange,col=colors[(i %% length(colors))],xaxt='n',log='y')
    axis(1,at=1:length(vali),labels=(collabel),las=2)
    # lines(0:100,rep(1,101),col='black');
  }else{
    lines(1:length(vali),vali,type='b',pch=20,col=colors[(i %% length(colors))])
  }
}



dev.off()
Sweave("S5B_c0_t1_summary.Rnw");
library(tools);

texi2dvi("S5B_c0_t1_summary.tex",pdf=TRUE);
